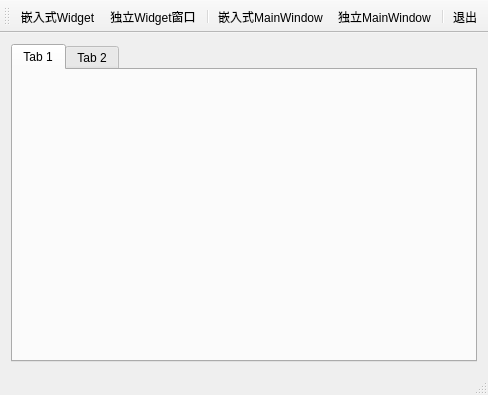
<?xml version="1.0" encoding="UTF-8"?>
<ui version="4.0">
 <class>QWMainWindow</class>
 <widget class="QMainWindow" name="QWMainWindow">
  <property name="geometry">
   <rect>
    <x>0</x>
    <y>0</y>
    <width>488</width>
    <height>395</height>
   </rect>
  </property>
  <property name="windowTitle">
   <string>QWMainWindow</string>
  </property>
  <widget class="QWidget" name="centralWidget">
   <layout class="QGridLayout" name="gridLayout">
    <item row="0" column="0">
     <widget class="QTabWidget" name="tabWidget">
      <widget class="QWidget" name="tab">
       <attribute name="title">
        <string>Tab 1</string>
       </attribute>
      </widget>
      <widget class="QWidget" name="tab_2">
       <attribute name="title">
        <string>Tab 2</string>
       </attribute>
      </widget>
     </widget>
    </item>
   </layout>
  </widget>
  <widget class="QMenuBar" name="menuBar">
   <property name="geometry">
    <rect>
     <x>0</x>
     <y>0</y>
     <width>488</width>
     <height>23</height>
    </rect>
   </property>
  </widget>
  <widget class="QToolBar" name="mainToolBar">
   <property name="toolButtonStyle">
    <enum>Qt::ToolButtonTextUnderIcon</enum>
   </property>
   <attribute name="toolBarArea">
    <enum>TopToolBarArea</enum>
   </attribute>
   <attribute name="toolBarBreak">
    <bool>false</bool>
   </attribute>
   <addaction name="actWidgetInsite"/>
   <addaction name="actWidget"/>
   <addaction name="separator"/>
   <addaction name="actWindowInsite"/>
   <addaction name="action_MainWindow_2"/>
   <addaction name="separator"/>
   <addaction name="action"/>
  </widget>
  <widget class="QStatusBar" name="statusBar"/>
  <action name="actWidgetInsite">
   <property name="icon">
    <iconset resource="res.qrc">
     <normaloff>:/images/images/100.bmp</normaloff>:/images/images/100.bmp</iconset>
   </property>
   <property name="text">
    <string>嵌入式Widget</string>
   </property>
  </action>
  <action name="actWidget">
   <property name="icon">
    <iconset resource="res.qrc">
     <normaloff>:/images/images/804.bmp</normaloff>:/images/images/804.bmp</iconset>
   </property>
   <property name="text">
    <string>独立Widget窗口</string>
   </property>
   <property name="toolTip">
    <string>独立Widget窗口</string>
   </property>
  </action>
  <action name="actWindowInsite">
   <property name="icon">
    <iconset resource="res.qrc">
     <normaloff>:/images/images/2.ico</normaloff>:/images/images/2.ico</iconset>
   </property>
   <property name="text">
    <string>嵌入式MainWindow</string>
   </property>
   <property name="toolTip">
    <string>嵌入式MainWindow</string>
   </property>
  </action>
  <action name="action_MainWindow_2">
   <property name="icon">
    <iconset resource="res.qrc">
     <normaloff>:/images/images/3.ico</normaloff>:/images/images/3.ico</iconset>
   </property>
   <property name="text">
    <string>独立MainWindow</string>
   </property>
   <property name="toolTip">
    <string>独立MainWindow</string>
   </property>
  </action>
  <action name="action">
   <property name="icon">
    <iconset resource="res.qrc">
     <normaloff>:/images/images/132.bmp</normaloff>:/images/images/132.bmp</iconset>
   </property>
   <property name="text">
    <string>退出</string>
   </property>
   <property name="toolTip">
    <string>退出</string>
   </property>
  </action>
 </widget>
 <layoutdefault spacing="6" margin="11"/>
 <resources>
  <include location="res.qrc"/>
 </resources>
 <connections/>
</ui>
